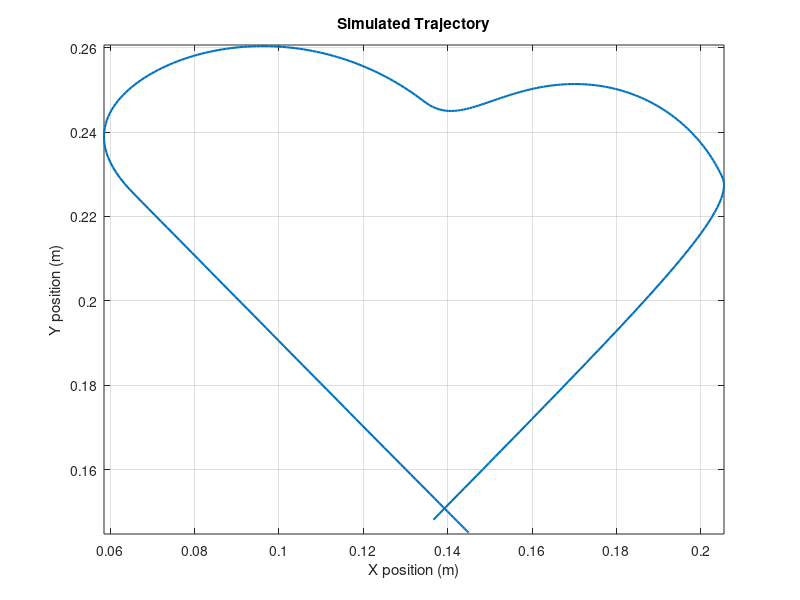

Write the MATLAB code that produced this figure.
%% Q1.4 - Drawing shapes with the decoupled XY model
%% constant variables
% motor constants
r_m = 0.011; L_m = 0.01; R_m = 90; J_m = 8e-6; K_m = 0.07;

% friction constants
mu_r = 0.003; mu_lx = 0.002; mu_ly = 0.001;

% mass
m = 0.06; 

% print plate area
dx = 0.29; dy = 0.29;

% center of print area
cx = dx / 2; cy = dy / 2;

%% initiate simulation
T = linspace(0, 2 * pi, 325)';
u_l = [-zeros(65, 1)', 0.5* cos(T(1:100)/1.2)', 0.4*cos(T(1:100)/0.9)', -ones(60, 1)'];
u_r = [-ones(65, 1)', 0.5*sin(T(1:100)/1.2)', 0.4*sin(T(1:100)/0.9)', -zeros(60, 1)'];
x0 = [cx; 0; 0];
y0 = [cy; 0; 0];

%% state space
D  = 2*J_m + m*r_m^2;
a_x = -2*r_m^2*(4*mu_r + mu_lx)/D;   % friction damps
a_y = -2*r_m^2*(2*mu_r + mu_ly)/D;   % mu_ly here
bT  =  r_m*K_m/D;                    % torque coupling
cE  = -2*K_m/(r_m*L_m);              % back-EMF (theta_l+theta_r = 2x/r_m)
dE  = -R_m/L_m;                      % stable electrical pole

Ax = [0 1 0; 0 a_x bT; 0 cE dE];    Bx = [0;0;1/L_m];
Ay = [0 1 0; 0 a_y bT; 0 cE dE];    By = [0;0;1/L_m];
Cx = [1 0 0];
Cy = [1 0 0];

u_x = u_l + u_r;
u_y = u_l - u_r;

%% transfer function
% Gx = Cx * (inv(s * eye(3) - Ax) \ Bx);
% Gy = Cy * (inv(s * eye(3) - Ay) \ By);

sysX = ss(Ax, Bx, Cx, 0);
X = lsim(sysX, u_x, T, x0);

sysY = ss(Ay, By, Cy, 0);
Y = lsim(sysY, u_y, T, y0);

%% plot simulated trajectories
% plotting X and Y of each other
figure;
plot(X, Y, 'LineWidth', 1.5);
grid on;
axis equal;
xlabel('X position (m)');
ylabel('Y position (m)');
title('Simulated Trajectory');
